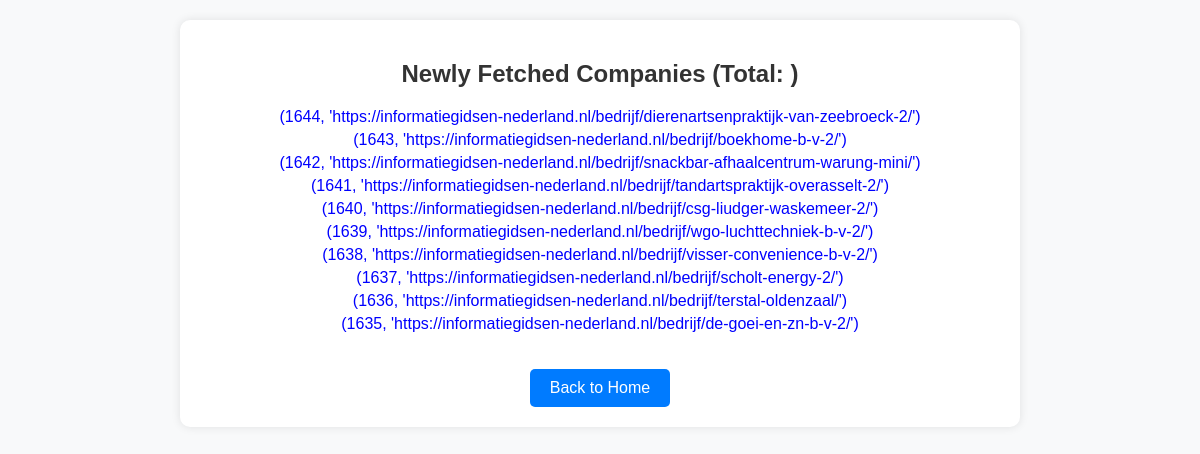
/new_records, run on the app's committed database.
### tables this page shows
CREATE TABLE "companies" (
            id INTEGER PRIMARY KEY AUTOINCREMENT,
            url TEXT UNIQUE,
            timestamp TEXT DEFAULT (DATETIME('now', 'localtime'))
        );

### app.py (the view)
@app.route('/new_records')
def new_records():
    conn = sqlite3.connect("companies.db")
    cursor = conn.cursor()
    cursor.execute("SELECT id, url FROM companies ORDER BY id DESC LIMIT 10")
    new_records = cursor.fetchall()
    conn.close()
    return render_template("new_records.html", new_records=new_records)

### templates/new_records.html (shortened to what this page needs)
<!DOCTYPE html>
<html lang="en">
<head>
</head>
<body>
    <div class="container">
        <h2>Newly Fetched Companies (Total: {{ count }})</h2>
        {% if new_records %}
            <ul>
                {% for company in new_records %}
                    <li><a href="{{ company }}" target="_blank">{{ company }}</a></li>
                {% endfor %}
            </ul>
        {% else %}
            <p>No new companies found.</p>
        {% endif %}
        <a class="back-btn" href="{{ url_for('index') }}">Back to Home</a>
    </div>
</body>
</html>

### templates/new_records.html (style rules this page uses)
body { font-family: Arial, sans-serif; text-align: center; margin: 20px; background: #f8f9fa; }
.container { max-width: 800px; margin: auto; padding: 20px; background: white; border-radius: 10px; box-shadow: 0 0 10px rgba(0, 0, 0, 0.1); }
h2 { color: #333; }
ul { list-style-type: none; padding: 0; }
li { margin: 5px 0; }
a { text-decoration: none; color: blue; }
.back-btn { display: inline-block; margin-top: 20px; padding: 10px 20px; background: #007bff; color: white; text-decoration: none; border-radius: 5px; }

### data on the page
companies: company "(1644, 'https://informatiegidsen-nederland.nl/bedrijf/dierenartsenpraktijk-van-zeebroeck-2/')"
companies: company "(1643, 'https://informatiegidsen-nederland.nl/bedrijf/boekhome-b-v-2/')"
companies: company "(1642, 'https://informatiegidsen-nederland.nl/bedrijf/snackbar-afhaalcentrum-warung-mini/')"
companies: company "(1641, 'https://informatiegidsen-nederland.nl/bedrijf/tandartspraktijk-overasselt-2/')"
companies: company "(1640, 'https://informatiegidsen-nederland.nl/bedrijf/csg-liudger-waskemeer-2/')"
companies: company "(1639, 'https://informatiegidsen-nederland.nl/bedrijf/wgo-luchttechniek-b-v-2/')"
companies: company "(1638, 'https://informatiegidsen-nederland.nl/bedrijf/visser-convenience-b-v-2/')"
companies: company "(1637, 'https://informatiegidsen-nederland.nl/bedrijf/scholt-energy-2/')"
companies: company "(1636, 'https://informatiegidsen-nederland.nl/bedrijf/terstal-oldenzaal/')"
companies: company "(1635, 'https://informatiegidsen-nederland.nl/bedrijf/de-goei-en-zn-b-v-2/')"
